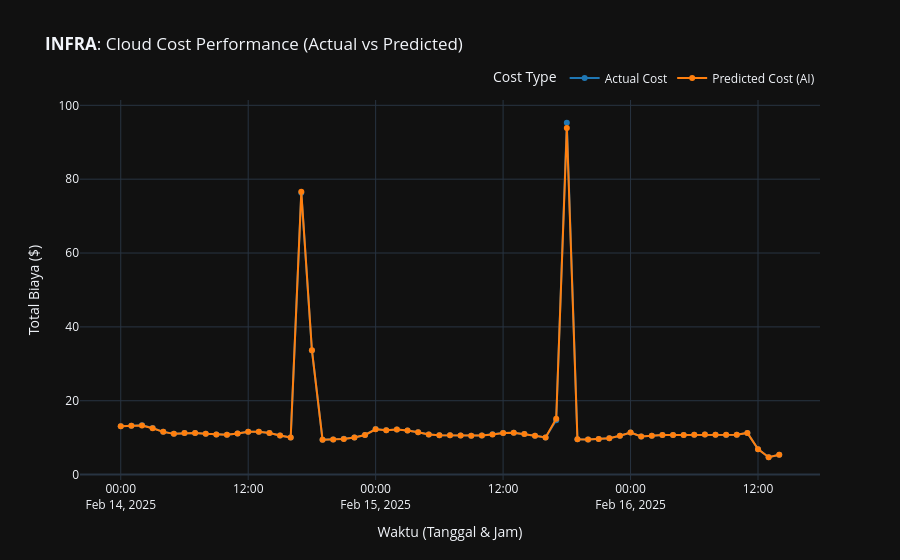
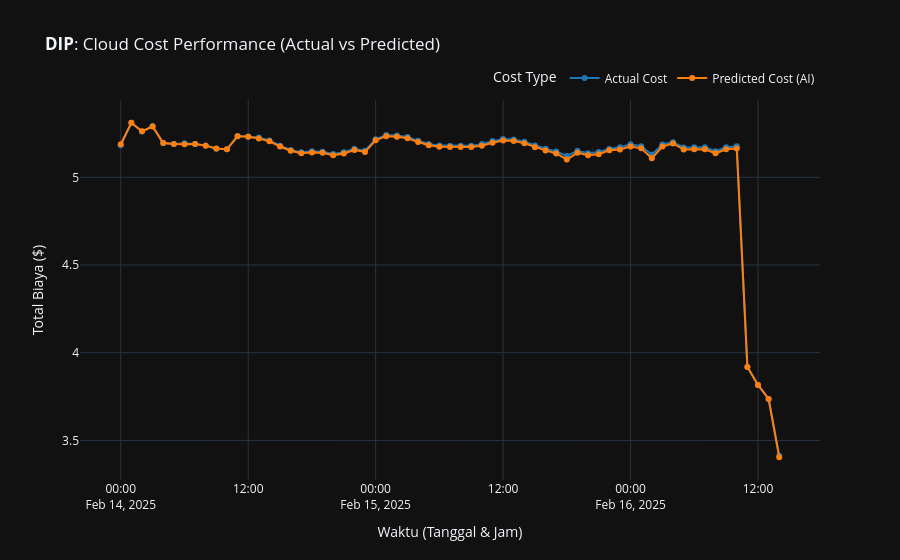
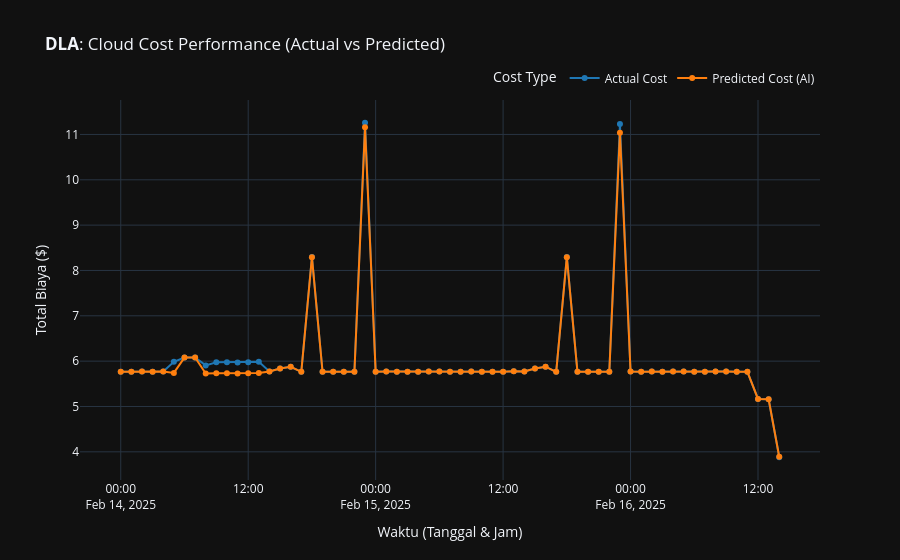
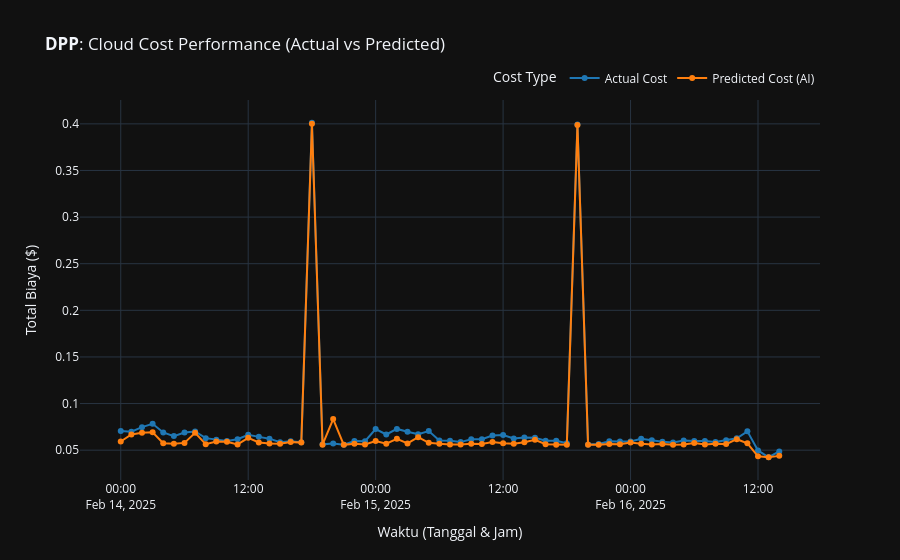

Notebook code cell kept with these figures, in order:
### Code cell
# --- 1. Persiapan Data
test_data_with_pred = df_hourly.loc[X_test.index].copy()
test_data_with_pred['predicted_cost'] = y_pred

# Fungsi Agregasi Data
def get_visualization_data(tech_owner_name):
    # Filter data hanya untuk Tech Owner tertentu
    subset = test_data_with_pred[test_data_with_pred['resource_tags_user_tech_owner'] == tech_owner_name]

    # Group by Hari dan Jam untuk mendapatkan total cost per jam
    # Jumlahkan cost aktual dan cost prediksi
    viz_df = subset.groupby(['day_of_month', 'hour_of_day'])[['line_item_unblended_cost', 'predicted_cost']].sum().reset_index()

    # Bikin kolom 'Timestamp' palsu biar grafik nyambung (Februari 2025)
    viz_df['timestamp'] = pd.to_datetime({
        'year': 2025,
        'month': 2,
        'day': viz_df['day_of_month'],
        'hour': viz_df['hour_of_day']
    })

    return viz_df

# --- 2. Kode Generating Visualisasi 

# Daftar Tech Owner
tech_owners = ['INFRA', 'DIP', 'DLA', 'DPP', 'Minova', 'DAK']

for owner in tech_owners:
    # 1. Ambil data agregasi untuk owner tersebut
    df_viz = get_visualization_data(owner)

    # Cek apakah ada datanya (karena bisa jadi testing set tidak punya data untuk owner tertentu)
    if df_viz.empty:
        print(f"Tidak ada data testing untuk Tech Owner: {owner}")
        continue

    # 2. Format data untuk Plotly (Melt/Unpivot) agar mudah di-plot dua garis
    df_melted = df_viz.melt(
        id_vars=['timestamp'],
        value_vars=['line_item_unblended_cost', 'predicted_cost'],
        var_name='Cost Type',
        value_name='Total Cost (USD)'
    )

    # Ganti nama label agar lebih cantik di legenda
    df_melted['Cost Type'] = df_melted['Cost Type'].replace({
        'line_item_unblended_cost': 'Actual Cost',
        'predicted_cost': 'Predicted Cost (AI)'
    })

    # 3. Buat Grafik Garis (Line Chart)
    fig = px.line(
        df_melted,
        x='timestamp',
        y='Total Cost (USD)',
        color='Cost Type',
        title=f"<b>{owner}</b>: Cloud Cost Performance (Actual vs Predicted)",
        color_discrete_map={"Actual Cost": "#1f77b4", "Predicted Cost (AI)": "#ff7f0e"}, # Biru & Oranye
        markers=True
    )

    # Kustomisasi Layout 
    fig.update_layout(
        xaxis_title="Waktu (Tanggal & Jam)",
        yaxis_title="Total Biaya ($)",
        hovermode="x unified", 
        legend=dict(
            orientation="h",
            yanchor="bottom",
            y=1.02,
            xanchor="right",
            x=1
        )
    )

    # 4. Tampilkan Grafik
    print(f"Menampilkan grafik untuk: {owner}") 
    fig.show()
